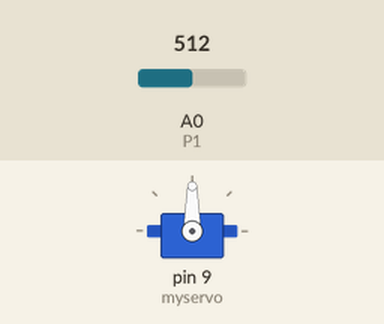
This sketch was run on a simulated Arduino Uno, built with avr-gcc and run on an emulated ATmega328P. Shown: servo. The test bench sets the inputs (shaded band); at power-on: A0 (P1) = 512.

Above: at 1.2 s.
1.3 s: A0 (P1) set to 716
At 1.9 s:
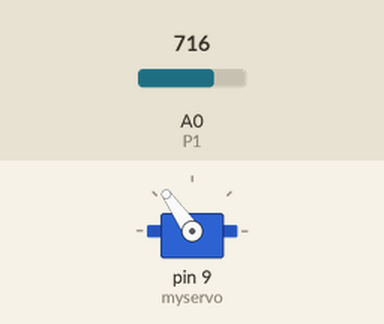
2.8 s: A0 (P1) set to 900
At 4.0 s:
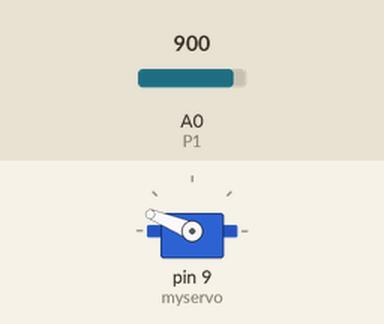
4.3 s: A0 (P1) set to 1023
At 5.4 s:
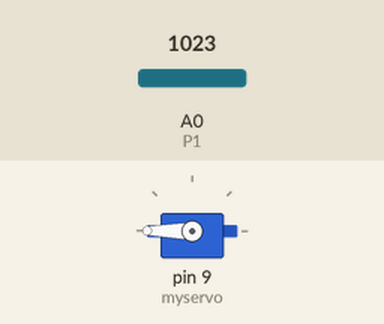
5.8 s: A0 (P1) set to 306
At 6.3 s:
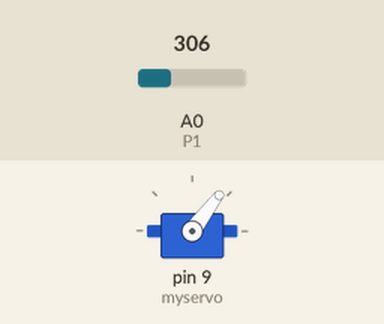
7.3 s: A0 (P1) set to 122
At 7.7 s:
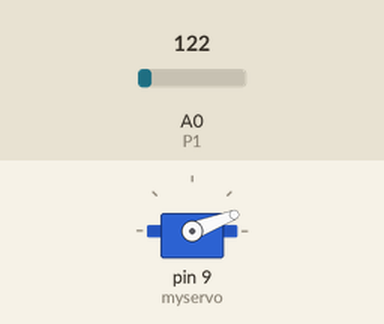
Timing chart, 0 to 9.8 s (numbered marks = the images above; inputs shaded):
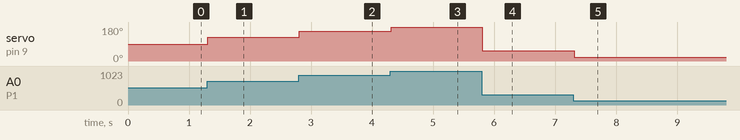

Measured:
- after the input at 1.3 s, servo on pin 9 (myservo): 90° → 125° at once
- after the input at 2.8 s, servo on pin 9 (myservo): 125° → 158° at once
- after the input at 4.3 s, servo on pin 9 (myservo): 158° → 180° at once
- after the input at 5.8 s, servo on pin 9 (myservo): 180° → 53° at once
- after the input at 7.3 s, servo on pin 9 (myservo): 53° → 21° at once

The sketch:

servoHITEC_HS-422.ino
```cpp
/**********************************************************************************
**                                                                               **
**                             USB-PIC'SCHOOL                                    **
**                           Servo HITEC HS-422                                  **
**                                                                               **
**********************************************************************************/

//********** Includes *************************************************************
#include <Servo.h>

//********** Variables HITEC HS-422 ***********************************************
Servo myservo;  // create servo object to control a servo
int pos = 0;

//********** Variables ************************************************************
const int P1 = A0;
int valP1 = 0;

//********** Setup ****************************************************************
void setup()
{
  Serial.begin(9600);
  pinMode(P1, INPUT);
  myservo.attach(9);  // attaches the servo on pin 9 to the servo object
}

//********** Loop *****************************************************************
void loop()
{
  valP1 = analogRead(P1);            // reads the value of the potentiometer (value between 0 and 1023)
  pos = map(valP1, 0, 1023, 0, 180);     // scale it to use it with the servo (value between 0 and 180)
  myservo.write(pos);                  // sets the servo position according to the scaled value
  delay(15);
}

//********** Funcions *************************************************************
```
